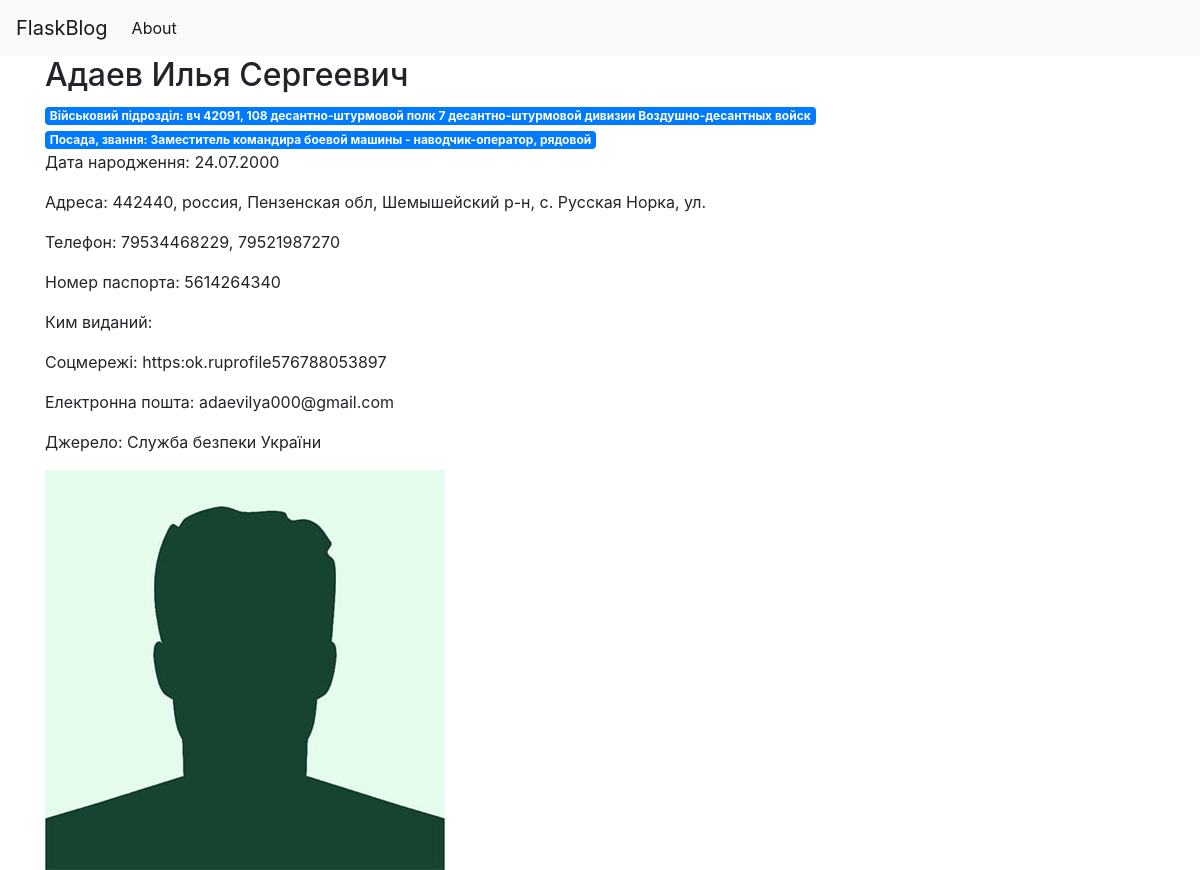
The page /5 on the database its author committed.
### tables this page shows
CREATE TABLE posts (
        id INTEGER PRIMARY KEY AUTOINCREMENT,
        created TIMESTAMP NOT NULL DEFAULT CURRENT_TIMESTAMP,
        FIO TEXT,
        DOB TEXT,
        Position TEXT,
        Unit TEXT,
        Passport TEXT,
        Passport_Issue_Date TEXT,
        Issued_By TEXT,
        Taxpayer_Number TEXT,
        Social_Security_Number TEXT,
        Address TEXT,
        Phone_Number TEXT,
        Social_Media TEXT,
        Email TEXT,
        Status TEXT,
        Verified TEXT,
        Source TEXT,
        Image_File TEXT
    );

### app.py (the view)
@app.route('/<int:post_id>')
def post(post_id):
    post = get_post(post_id)
    return render_template('post.html', post=post)

### app.py (called while the page is built)
def get_db_connection():
    conn = sqlite3.connect(db)
    conn.row_factory = sqlite3.Row
    return conn

def get_post(post_id):
    conn = get_db_connection()
    post = conn.execute('SELECT * FROM posts WHERE id = ?',
                        (post_id,)).fetchone()
    conn.close()
    if post is None:
        abort(404)
    return post

### templates/post.html (shortened to what this page needs)
{% extends 'base.html' %}
{% block content %}
    <h2>{% block title %} {{ post['FIO'] }} {% endblock %}</h2>
    <span class="badge badge-primary">Військовий підрозділ: {{ post['Unit'] }}</span>
    <span class="badge badge-primary">Посада, звання: {{ post['Position'] }}</span>
    <p>Дата народження: {{ post['DOB'] }}</p>
    <p>Адреса: {{ post['Address'] }}</p>
    <p>Телефон: {{ post['Phone_Number'] }}</p>
    <p>Номер паспорта: {{ post['Passport'] }}</p>
    <p>Ким виданий: {{ post['Issued_By'] }}</p>
    <p>Соцмережі: {{ post['Social_Media'] }}</p>
    <p>Електронна пошта: {{ post['Email'] }}</p>
    <p>Джерело: {{ post['Source'] }}</p>
    <img src="{{ url_for('static', filename='images/' + post['Image_File']) }}" alt="{{ post['FIO'] }} Image">
{% endblock %}

### rows shown on the page
posts: FIO "Адаев Илья Сергеевич", Unit "вч 42091, 108 десантно-штурмовой полк 7 десантно-штурмовой дивизии Воздушно-десантных войск", Position "Заместитель командира боевой машины - наводчик-оператор, рядовой", DOB "24.07.2000", Address "442440, россия, Пензенская обл, Шемышейский р-н, с. Русская Норка, ул.", Phone_Number "79534468229, 79521987270", Passport "5614264340", Social_Media "https:ok.ruprofile576788053897", Email "adaevilya000@gmail.com", Source "Служба безпеки України", Image_File (placeholder picture)
